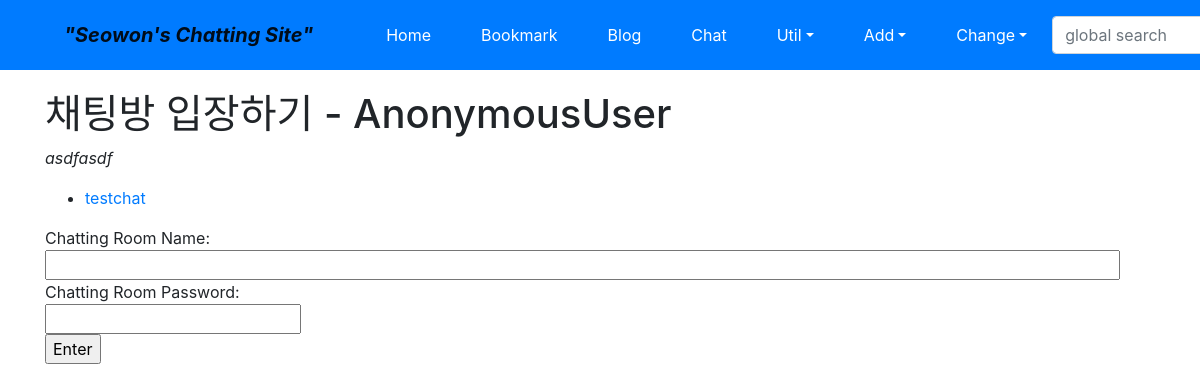
/chat/, run on an earlier commit of the app's database.
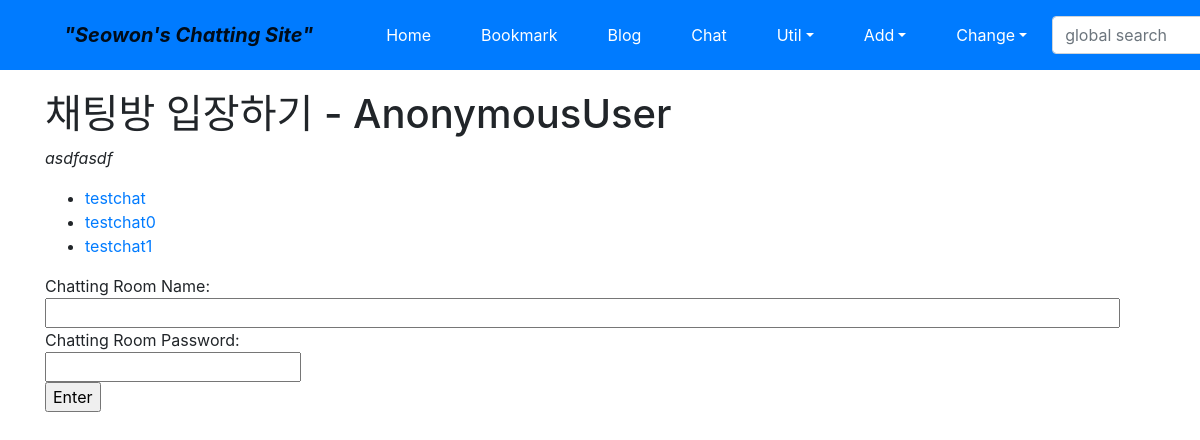
And on a later commit of the database.
### chat/models.py (models this page shows)
class Chatting(models.Model):
	title = models.CharField('TITLE', max_length=100, unique=True, blank=False, null=False)
	password = models.CharField('PASSWORD', max_length=15 ,unique=False, null=True)
	owner = models.ForeignKey(User, on_delete=models.CASCADE, blank=True, null=True)
	def __str__(self):
		return self.title

### chat/views.py (the view)
# urls.py: path('', views.ChattingLV.as_view(), name = 'index'),
class ChattingLV(ListView, LoginRequiredMixin):
	model = Chatting
	template_name = 'chat/index.html'

### chat/templates/chat/index.html (shortened to what this page needs)
{% extends "base.html" %}
{% block content %}
<h1> 채팅방 입장하기 - {{user}}</h1>
<p class="font-italic">asdfasdf</p>
<ul>
	{% for chatting in object_list %}
		<li>
		<a href="">{{ chatting }}</a>
		</li>
	{% endfor %}
</ul>
    Chatting Room Name:<br>
    <input id="room-name-input" type="text" size="100" name="room-name"/><br>
    Chatting Room Password:<br>
    <input id="room-pass-input" type="text" size="20" name="room-pass"/><br>
    <input id="room-name-submit" type="submit" value="Enter"/><br>
{% endblock %}

What changed in the data, as far as the page shows it:
added Chatting: title "testchat0"
added Chatting: title "testchat1"
